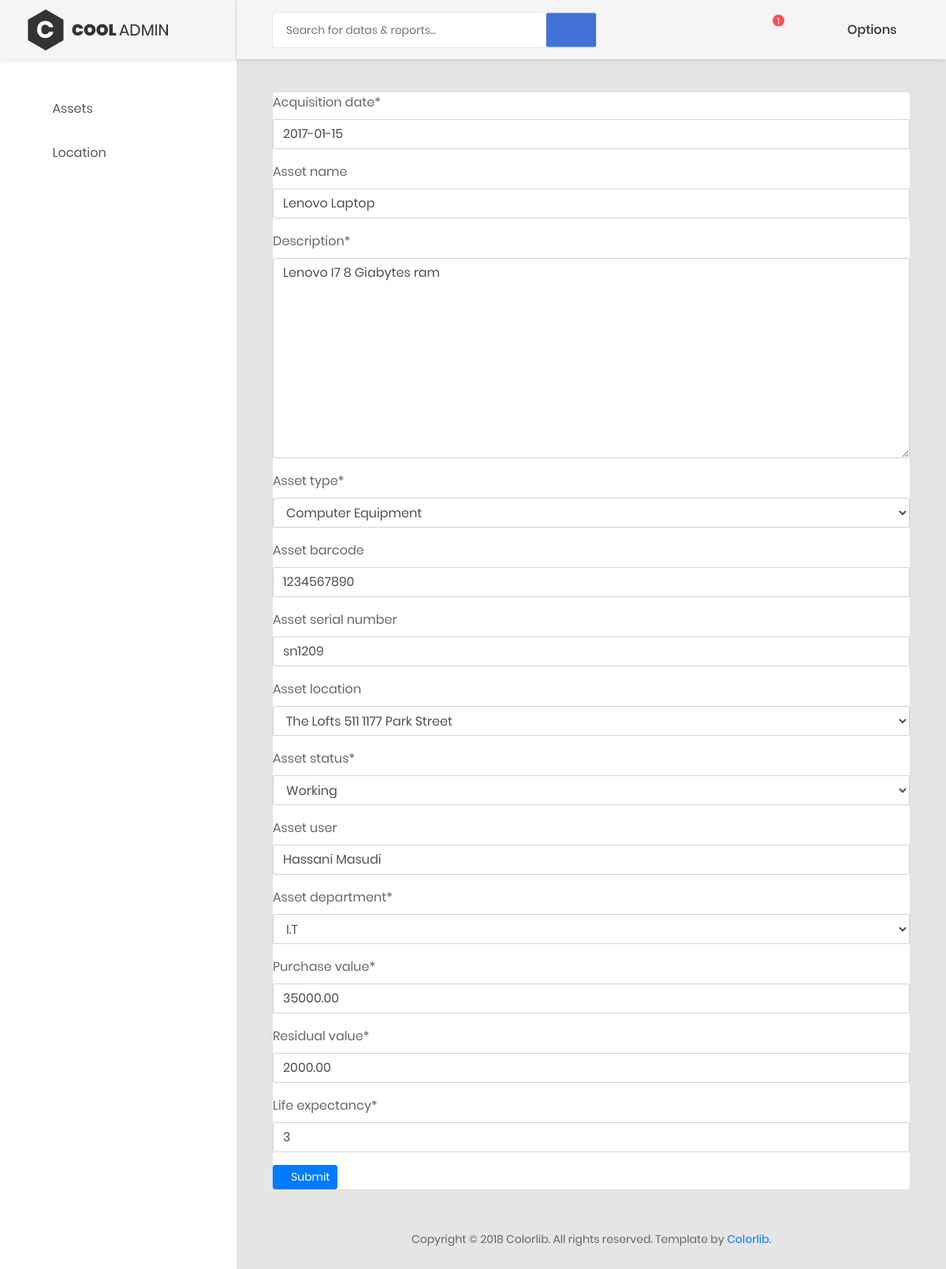
The page /asset/1/ (signed in) on the database its author committed.
### AMS/models.py (models this page shows, shortened)
class Asset(models.Model):
    ASSET_CHOICES = (
            ('Automobile',   'Automobile'),
            ('AV Equipment', 'AV Equipment'),
            ('Computer Equipment',  'Computer Equipment'),
            ('Office Furniture & Stationary', 'Office Furniture & Stationary'),
        )
    DEPARTMENT = (
        ('I.T', 'I.T'),
        ('Finance', 'Finance'),
        ('Marketing', 'Marketing'),
        ('Sales', 'Sales'),
    )
    STATUS_CHOICES = (
            ('Working', 'Working'),
            ('Disabled', 'Disabled'),
    )
    Depreciation = (
        ('Straight Line', 'Straight Line'),
        ('Double-Declining Balance', 'Double-Declining Balance'),
        ('Sum of Years', 'Sum of Years'),
    )
    asset_id = models.AutoField(primary_key=True)
    acquisition_date = models.DateField(default=datetime.date.today)
    asset_name = models.CharField(max_length=50, blank=True, validators=[validate_characters], )
    description = models.TextField(max_length=200, validators=[validate_characters],)
    asset_type = models.CharField(choices=ASSET_CHOICES, max_length=30, validators=[validate_characters],)
    asset_barcode = models.CharField(max_length=30, blank=True,validators=[validate_characters], )
    asset_serial_number = models.CharField(max_length=80, blank=True, validators=[validate_characters], )
    asset_location = models.ForeignKey("Location", on_delete=models.PROTECT, blank=True, null=True)
    asset_status = models.CharField(choices=STATUS_CHOICES, max_length=10, validators=[validate_characters],)
    asset_owner = models.ForeignKey(settings.AUTH_USER_MODEL, on_delete=models.CASCADE)
    asset_user = models.CharField(max_length=30, blank=True, validators=[validate_characters], )
    added_date = models.DateField(default=datetime.date.today)
    modified_date = models.DateField(default=datetime.date.today)
    purchase_value = models.DecimalField(max_digits=19, decimal_places=2,default=200.00,validators = [check_negative_number, check_zero_number],)
    residual_value = models.DecimalField(max_digits=19, decimal_places=2,default=0.00,validators = [check_negative_number])
    current_value = models.DecimalField(max_digits=19, decimal_places=2,validators = [check_negative_number],blank=True)
    life_expectancy = models.IntegerField(default=3,validators = [check_negative_number, check_zero_number])
    depr_model = models.CharField(choices=Depreciation, max_length=30,default='Straight Line', validators=[validate_characters],)
    currentVal_date = models.DateField(default=datetime.date.today)
    asset_is_approved = models.BooleanField(_('approved'), default=False)
    asset_is_rejected = models.BooleanField(_('rejected'), default=False)
    rejection_reason = models.CharField(max_length=50, blank=True, validators=[validate_characters], )
    asset_department = models.CharField(choices=DEPARTMENT, max_length=10,validators=[validate_characters],)

### AMS/views.py (the view, shortened to what this page needs)
# urls.py: re_path(r'^asset/(?P<pk>\d+)/',editAsset.as_view(),name='modify'),
class editAsset(LoginRequiredMixin, UpdateView):
    model = Asset
    login_url = '/login/'
    redirect_field_name = 'redirect_to'
    template_name = 'assets.html'
    form_class = AssetForm
    success_url = '/assets/'

### AMS/forms.py
class AssetForm(ModelForm):
    class Meta:
        model = Asset
        fields= ['acquisition_date','asset_name','description','asset_type','asset_barcode','asset_serial_number'
            ,'asset_location','asset_status','asset_user','asset_department','purchase_value','residual_value'
            ,'life_expectancy']

### AMS/models.py (called while the page is built)
    def __str__(self):
        return self.adress

### AMS/template/assets.html (shortened to what this page needs)
<!DOCTYPE html>
<html lang="en">
<head>
    {% load crispy_forms_tags %}
    {% load static %}
    <link href="{% static 'css/font-face.css' %}" rel="stylesheet" media="all">
    <link href="{% static 'vendor/font-awesome-4.7/css/font-awesome.min.css' %}" rel="stylesheet" media="all">
    <link href="{% static 'vendor/font-awesome-5/css/fontawesome-all.min.css'%}" rel="stylesheet" media="all">
    <link href="{% static 'vendor/mdi-font/css/material-design-iconic-font.min.css'%}" rel="stylesheet" media="all">
    <link href="{% static 'vendor/bootstrap-4.1/bootstrap.min.css' %}" rel="stylesheet" media="all">
    <link href="{% static 'vendor/animsition/animsition.min.css'%}" rel="stylesheet" media="all">
    <link href="{% static 'vendor/bootstrap-progressbar/bootstrap-progressbar-3.3.4.min.css'%}" rel="stylesheet" media="all">
    <link href="{% static 'vendor/wow/animate.css'%}" rel="stylesheet" media="all">
    <link href="{% static 'vendor/css-hamburgers/hamburgers.min.css'%}" rel="stylesheet" media="all">
    <link href="{% static 'vendor/slick/slick.css'%}" rel="stylesheet" media="all">
    <link href="{% static 'vendor/select2/select2.min.css'%}" rel="stylesheet" media="all">
    <link href="{% static 'vendor/perfect-scrollbar/perfect-scrollbar.css'%}" rel="stylesheet" media="all">
    <link href="{% static 'vendor/data-tables/datatables.min.css'%}" rel="stylesheet" media="all">
    <link href="{% static 'vendor/data-tables/dataTables.bootstrap4.min.css'%}" rel="stylesheet" media="all">
    <link href="{% static 'css/theme.css'%}" rel="stylesheet" media="all">
</head>
<body class="animsition">
    <div class="page-wrapper">
        <aside class="menu-sidebar d-none d-lg-block">
            <div class="logo">
                <a href="#">
                    <img src="images/icon/logo.png" alt="Cool Admin" />
                </a>
            </div>
            <div class="menu-sidebar__content js-scrollbar1">
                <nav class="navbar-sidebar">
                    <ul class="list-unstyled navbar__list">
                            <li class="has-sub">
                            <a class="js-arrow" href="#">
                                <i class="fas fa-desktop"></i>Assets</a>
                 </li>
                        <li class="has-sub">
                            <a class="js-arrow" href="#">
                                <i class="fas fa-copy"></i>Location</a>
                       </li>
                    </ul>
                </nav>
            </div>
        </aside>
        <div class="page-container">
            <header class="header-desktop">
                <div class="section__content section__content--p30">
                    <div class="container-fluid">
                        <div class="header-wrap">
                            <form class="form-header" action="" method="POST">
                                <input class="au-input au-input--xl" type="text" name="search" placeholder="Search for datas &amp; reports..." />
                                <button class="au-btn--submit" type="submit">
                                    <i class="zmdi zmdi-search"></i>
                                </button>
                            </form>
                            <div class="header-button">
                                 <div class="noti-wrap">
                                    <div class="noti__item js-item-menu">
                                        <i class="zmdi zmdi-comment-more"></i>
                                        <span class="quantity" id="num">1</span>
                                </div>
                                </div>
                           <div class="account-wrap">
                                    <div class="account-item clearfix js-item-menu">
                                        <div class="content">
                                            <a class="js-acc-btn" href="#" id="name" >Options</a>
                                        </div>
                                    </div>
                                </div>
                            </div>
                        </div>
                    </div>
                </div>
            </header>
            <div class="main-content">
                <div class="section__content section__content--p30">
                    <div class="container-fluid">
                        <div>
                            <div>
                                <div class="card">
                                    <form method="POST">
                                        {{ form|crispy }}
                                        <button type="submit" class="btn btn-primary btn-sm">
                                            <i class="fa fa-dot-circle-o"></i> Submit
                                        </button>
                                    </form>
                                    </div>
                                </div>
                            </div>
                    </div>
                </div>
            </div>
        <div class="row">
                <div class="col-md-12">
                    <div class="copyright">
                        <p>Copyright © 2018 Colorlib. All rights reserved. Template by <a href="https://colorlib.com">Colorlib</a>.</p>
                    </div>
                </div>
            </div>
    </div>
        </div>
</body>
</html>

### rows shown on the page
Asset: acquisition_date "2017-01-15", asset_name "Lenovo Laptop", description "Lenovo I7 8 Giabytes ram", asset_type "Computer Equipment", asset_barcode "1234567890", asset_serial_number "sn1209", asset_location "The Lofts 511 1177 Park Street", asset_status "Working", asset_user "Hassani Masudi", asset_department "I.T", purchase_value "35000.00", residual_value "2000.00", life_expectancy "3"
